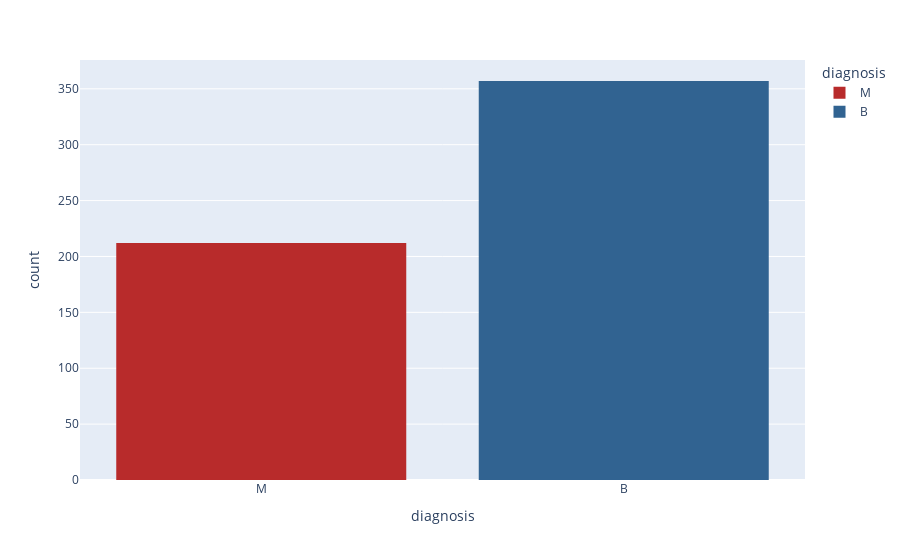

Notebook code for this chart:
### Markdown cell above
# Visualisation

### Code cell
px.histogram(data_frame=df, x='diagnosis', color='diagnosis', color_discrete_sequence=('#B82B2B', '#316391'))

### Figure 1 — Plotly figure (JSON) as saved in the notebook; plotly's stock layout.template omitted (floating-point values rounded to 4 significant figures; data arrays with more than 128 entries replaced by an {"elided": "..."} marker saying what was removed)
{"data": [{"alignmentgroup": "True", "bingroup": "x", "hovertemplate": "diagnosis=%{x}<br>count=%{y}<extra></extra>", "legendgroup": "M", "marker": {"color": "#B82B2B", "pattern": {"shape": ""}}, "name": "M", "offsetgroup": "M", "orientation": "v", "showlegend": true, "type": "histogram", "x": {"elided": "212 str values"}, "xaxis": "x", "yaxis": "y"}, {"alignmentgroup": "True", "bingroup": "x", "hovertemplate": "diagnosis=%{x}<br>count=%{y}<extra></extra>", "legendgroup": "B", "marker": {"color": "#316391", "pattern": {"shape": ""}}, "name": "B", "offsetgroup": "B", "orientation": "v", "showlegend": true, "type": "histogram", "x": {"elided": "357 str values"}, "xaxis": "x", "yaxis": "y"}], "layout": {"autosize": true, "barmode": "relative", "legend": {"title": {"text": "diagnosis"}, "tracegroupgap": 0}, "margin": {"t": 60}, "xaxis": {"anchor": "y", "autorange": true, "categoryarray": ["M", "B"], "categoryorder": "array", "domain": [0, 1], "range": [-0.5, 1.5], "title": {"text": "diagnosis"}, "type": "category"}, "yaxis": {"anchor": "x", "autorange": true, "domain": [0, 1], "range": [0, 375.8], "title": {"text": "count"}}}}
